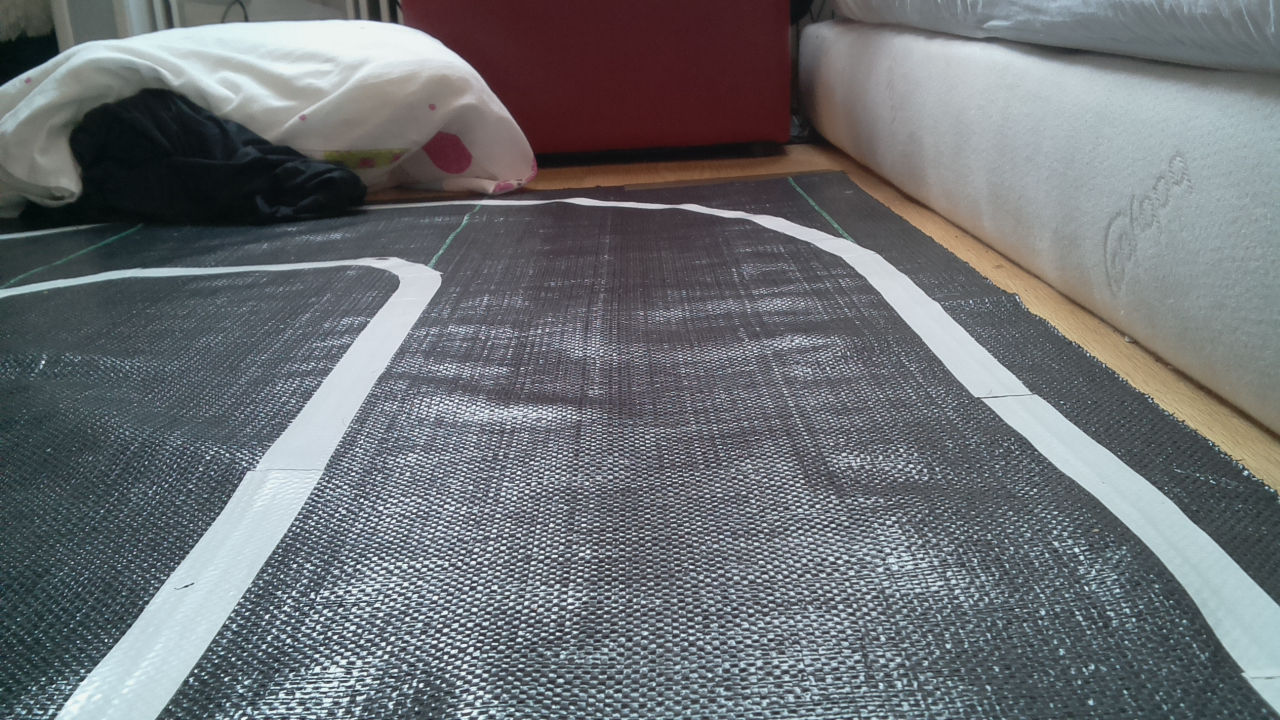
#> input picture assets/testt.jpg, 1280 x 720 px
$ python -i algo.py   (imports and definitions only)
#> lines starting #> are read from the running program, lines starting #| are printed output that depends on the picture; after the words box and inside, x2 and y2 are one past the last pixel; in counts of white or black regions, pixels touching at a corner belong together
import cv2
import numpy as np
import math
# get lines


def canny(image):
    gray = cv2.cvtColor(image, cv2.COLOR_RGB2GRAY)
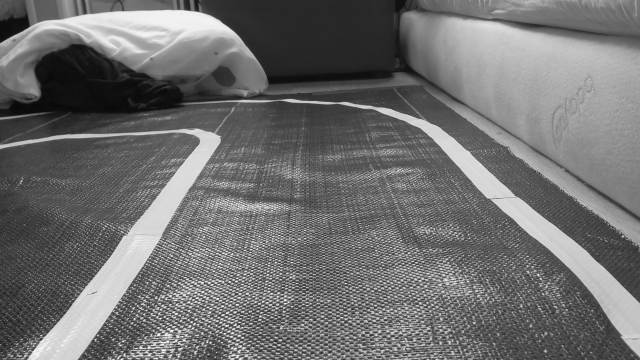
#> gray: shape (720, 1280) (shown at 1/2 size); min 6, max 243, mean 111.4
    kernel = 15  # it's important here to have a high value to prevent the light reflection of the road to cause any problem
    blur = cv2.GaussianBlur(gray, (kernel, kernel), 0)
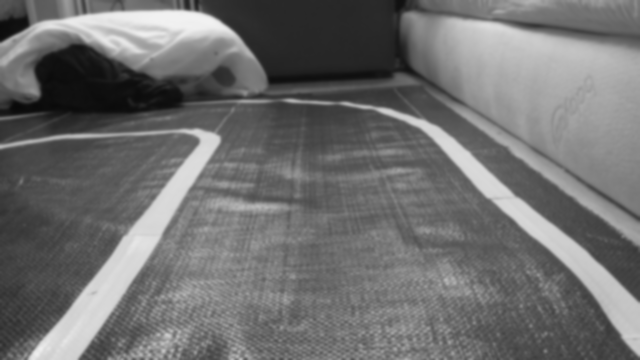
#> blur: shape (720, 1280) (shown at 1/2 size); min 9, max 241, mean 111.4
    canny = cv2.Canny(blur, 50, 150)
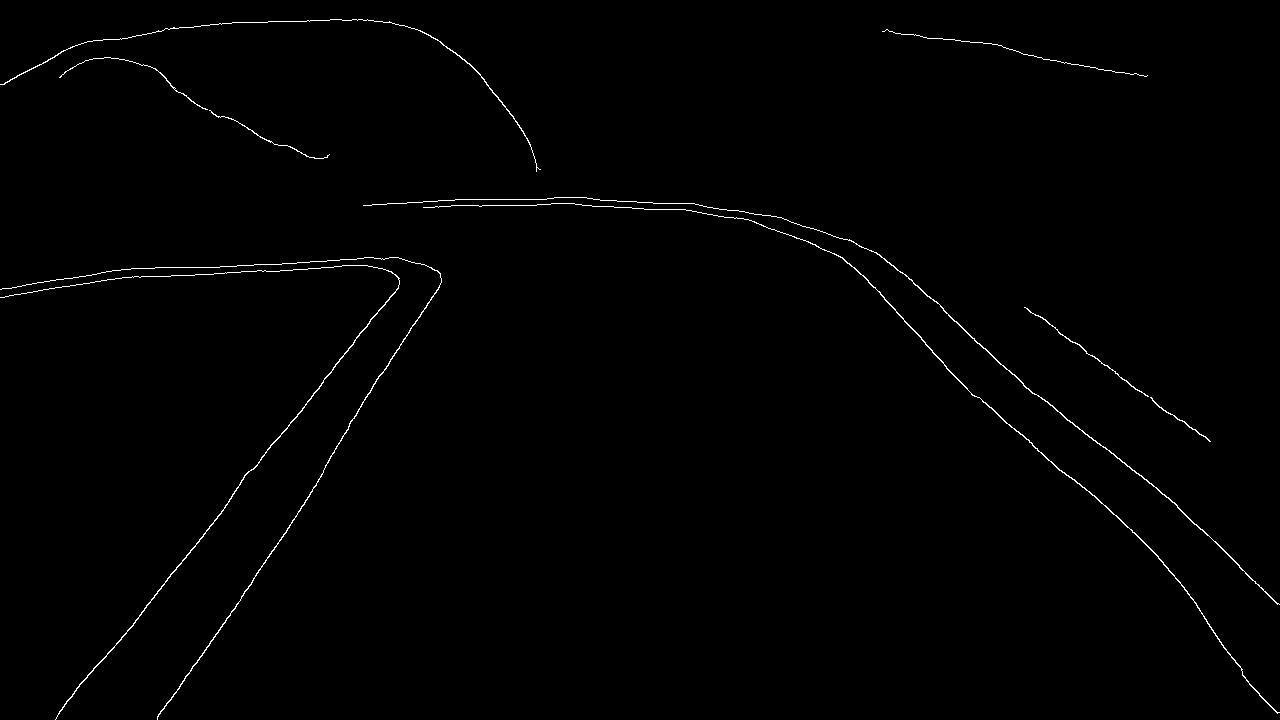
#> canny: shape (720, 1280); 0.7% white in thin lines or dots
    return canny


# [65 lines left out: functions make_points, average_slope_intercept, display_lines, region_of_interest, get_average_slopes, not called in this run]

>>> import cv2
>>> picture = cv2.cvtColor(cv2.imread('assets/testt.jpg'), cv2.COLOR_BGR2RGB)
>>> result = canny(picture)

$ run again, on assets/1.jpg
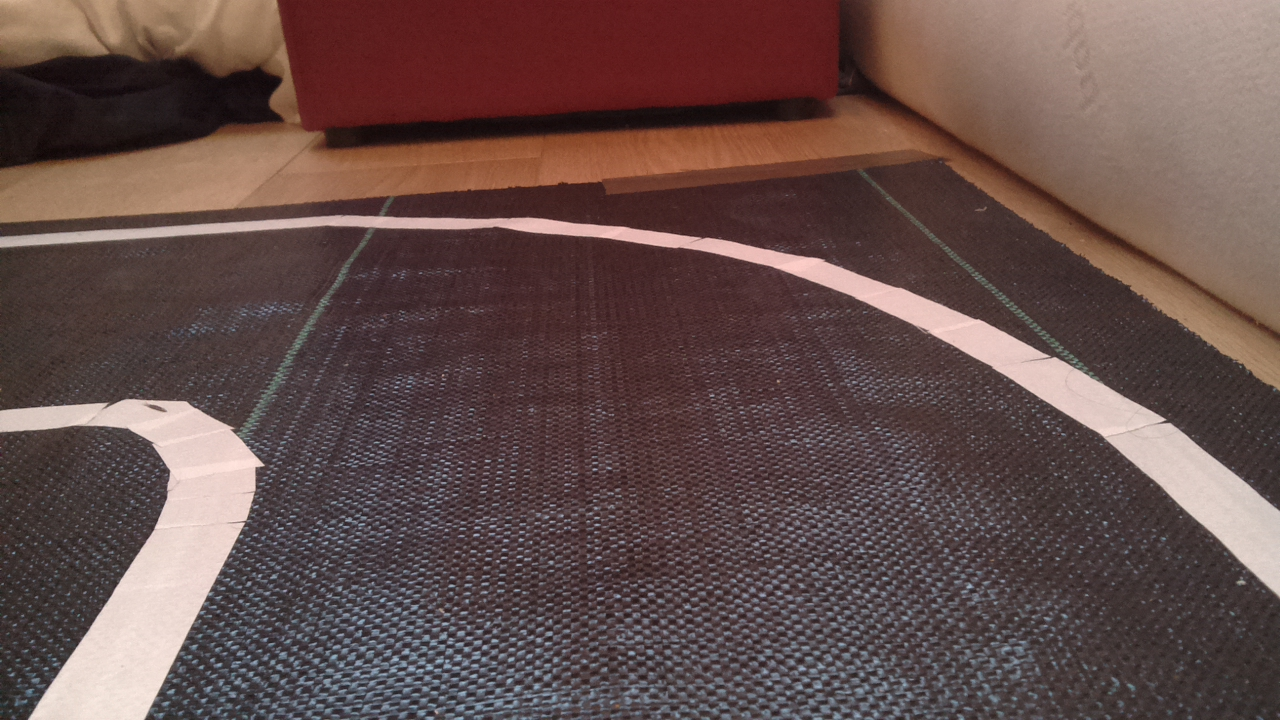
#> input picture assets/1.jpg, 1280 x 720 px
#> in canny, `blur = cv2.GaussianBlur(gray, (kernel, kernel), 0)`:
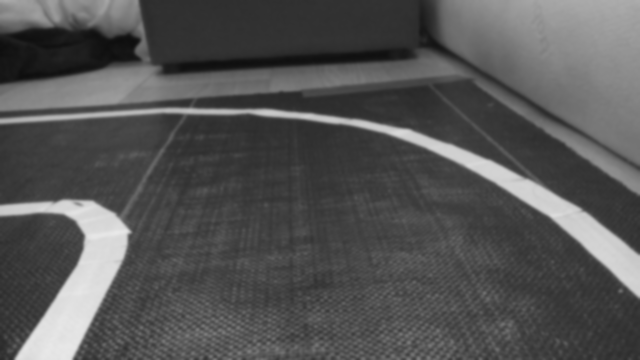
#> blur: shape (720, 1280) (shown at 1/2 size); min 13, max 232, mean 84.2
#> in canny, `canny = cv2.Canny(blur, 50, 150)`:
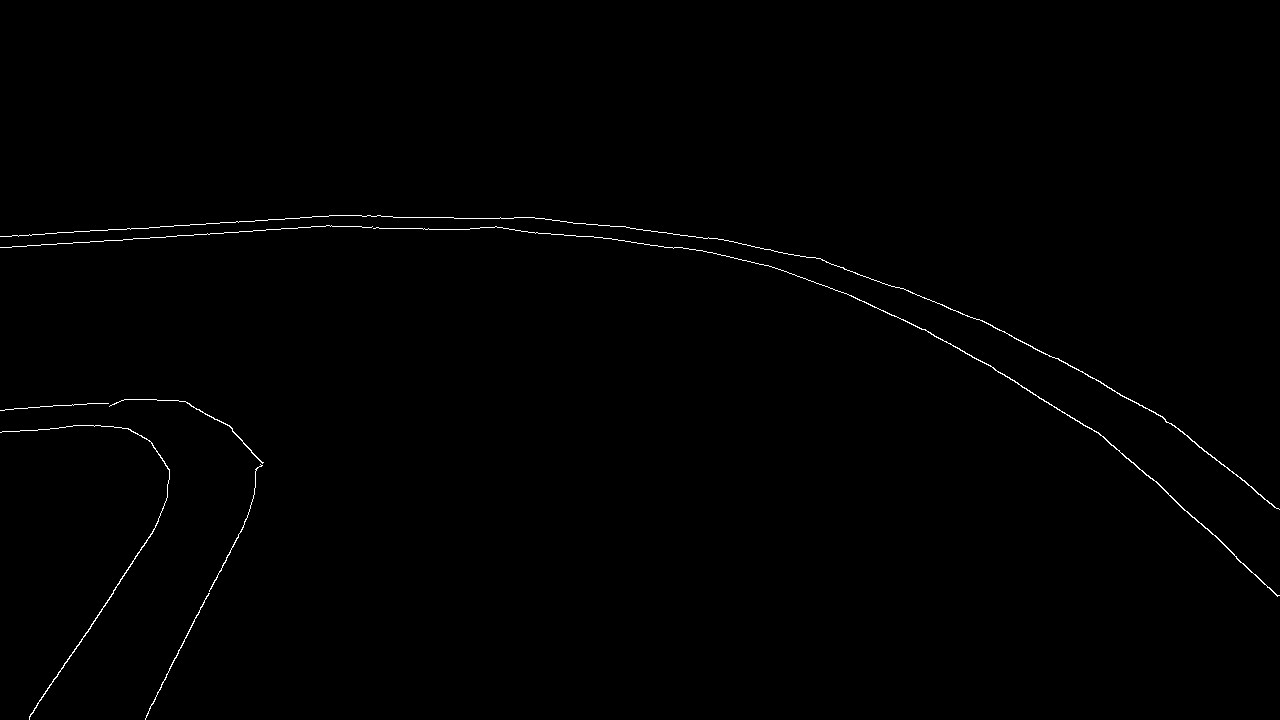
#> canny: shape (720, 1280); 0.46% white in thin lines or dots, all inside (x1, y1, x2, y2) = (0, 215, 1280, 720)

$ run again, on assets/2.jpg
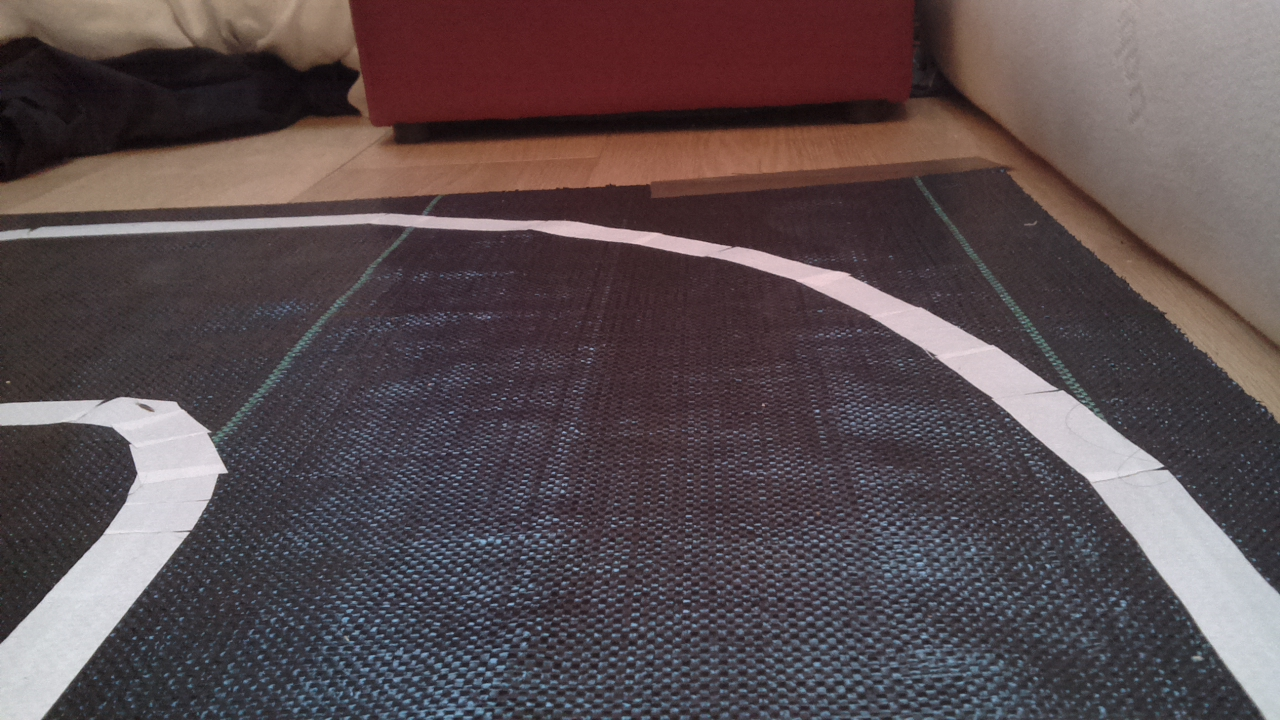
#> input picture assets/2.jpg, 1280 x 720 px
#> in canny, `blur = cv2.GaussianBlur(gray, (kernel, kernel), 0)`:
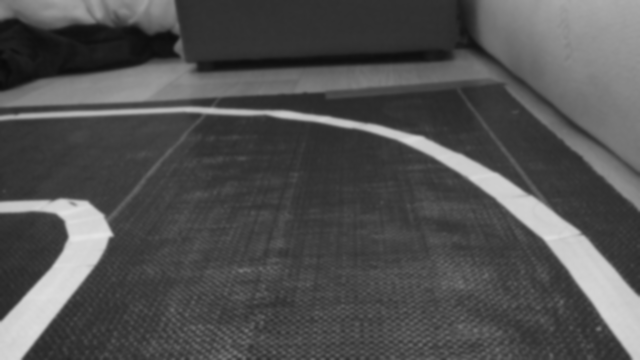
#> blur: shape (720, 1280) (shown at 1/2 size); min 9, max 228, mean 81
#> in canny, `canny = cv2.Canny(blur, 50, 150)`:
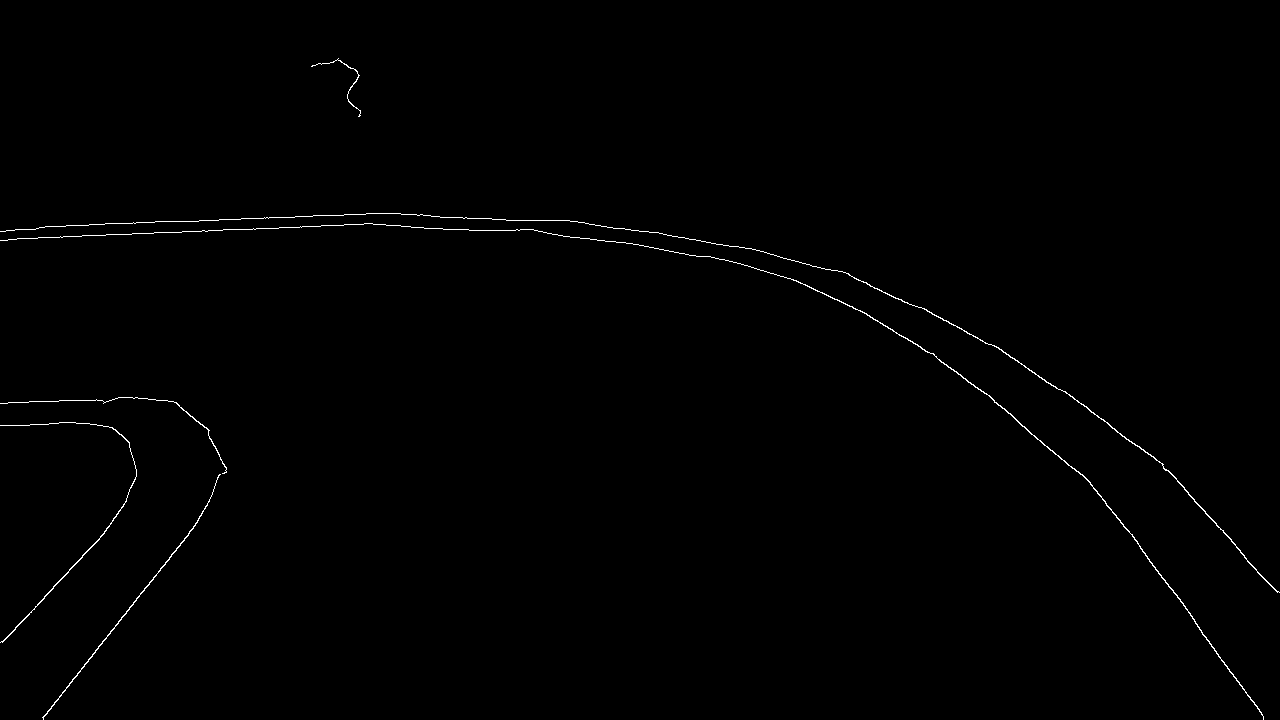
#> canny: shape (720, 1280); 0.49% white in thin lines or dots
